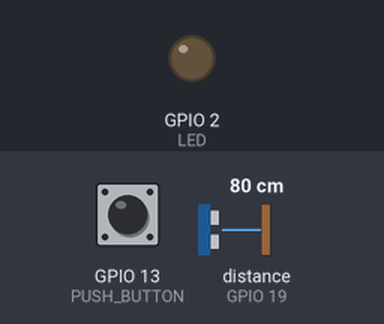
Recording of a sketch running on a simulated ESP32. Shown: output pins drawn as LEDs (lit = HIGH). Wiring (inferred from the names in the program): ultrasonic range finder: trigger GPIO 23; echo GPIO 19. Dashed ring = blinking. The inputs (shaded band) are chosen by the test bench; at power-on: GPIO 13 (PUSH_BUTTON) HIGH, distance to the obstacle (sensor on GPIO 19) 80 cm. The echo pulse lasts 58.3 µs per cm; WiFi joins after 1.5 s; servers stay silent unless stated; the local clock reads 2024-03-15 10:24:30 at power-on unless the sketch sets it; no MQTT or app messages arrive unless stated; pins used as bus, display or sensor lines are not drawn; what the sketch prints to the serial monitor is not drawn.

Above: at 2.7 s.
2.8 s: GPIO 13 (PUSH_BUTTON) pulled LOW for 0.15 s
4.4 s: distance to the obstacle (sensor on GPIO 19) set to 85 cm
At 4.61 s:
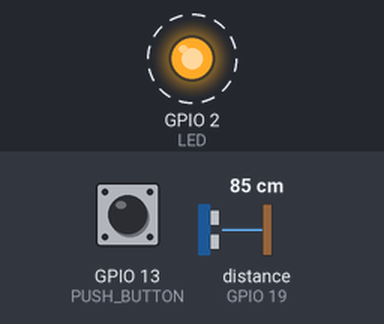
7.4 s: distance to the obstacle (sensor on GPIO 19) set to 2 cm
At 9.1 s:
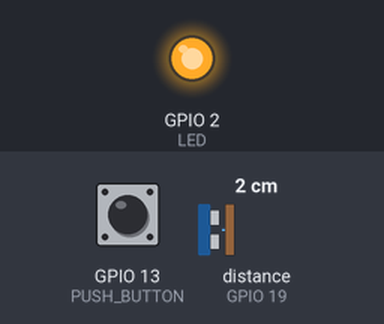
9.4 s: GPIO 13 (PUSH_BUTTON) pulled LOW for 1 s
At 9.8 s:
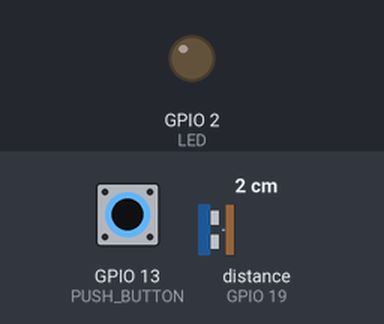
11.9 s: GPIO 13 (PUSH_BUTTON) pulled LOW for 3.2 s
At 13.1 s:
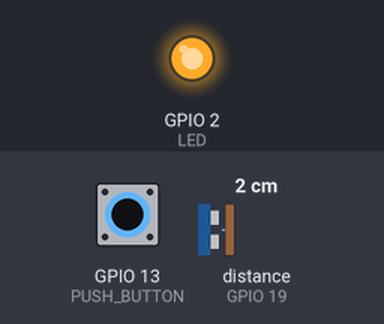
Timing chart, 0 to 14.9 s (numbered marks = the images above; inputs shaded):
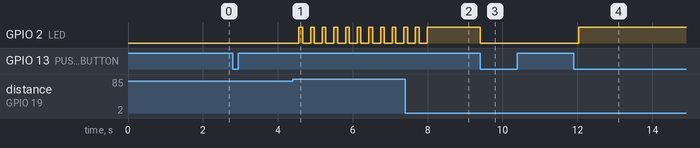

Measured:
- the behaviour switches between 82 and 83 cm on distance to the obstacle (sensor on GPIO 19) (found by bisection; images 0 and 1)
- after the input at 2.8 s, every drawn part: stays the same
- after the input at 4.4 s, GPIO 2 (LED): alternates HIGH for 0.10 s and LOW for 0.21 s, starting after 0.16 s
- after the input at 7.4 s, GPIO 2 (LED): goes on until 8.0 s, then stays HIGH
- after the input at 9.4 s, GPIO 2 (LED): HIGH → LOW at once
- after the input at 11.9 s, GPIO 2 (LED): LOW → HIGH after 0.13 s

The sketch:

Code.ino
```cpp
// ----------------- Import Library --------------------
#include <WiFi.h>
#include <time.h>
#include <DS3231.h>
#include <Wire.h>
#include <PubSubClient.h>

#include "config.h"

// Config format
/*
    // NodeRED MQTT server
    const char* noderedServer = "";
    const int noderedMQTTPort = 1883;

    // NetPie MQTT Server
    const char* netpieServer = "broker.netpie.io";
    const int netpiePort = 1883;
    const char* netpieClientID = ""; //Client ID
    const char* netpieUser = ""; //Token
    const char* netpiePassword = ""; //Secret

    // (WiFi) Variables
    char ssid[] = "";
    char pass[] = "";
*/

// -----------------------------------------------------

// ------------------- DEFINE PIN ----------------------
#define LED 2

#define ULTRA_ECHO 19
#define ULTRA_TRIG 23

#define PUSH_BUTTON 13
// -----------------------------------------------------

// ------------------- For Wifi -----------------------
bool wifiConnected = true;
// -----------------------------------------------------

// ------------------- For RTC ---------------------------
const char* ntpServer = "th.pool.ntp.org";
const long  gmtOffset_sec = 3600 * 7; //UTC +7.00
const int   daylightOffset_sec = 0; //0 means no DST observed; otherwise, 3600.

DS3231  rtc;

bool h12Format;
bool ampm;
bool centuryRollover;

struct tm timeinfo;
String dateTimeString;
// -----------------------------------------------------

// ------------------- For MQTT -----------------------
WiFiClient noderedClient;
PubSubClient noderedclient(noderedClient);

WiFiClient netpieClient;
PubSubClient netpieclient(netpieClient);
bool netpieFrag = false;
long now, lastMSG = 0;
// -----------------------------------------------------

// -------------------- For FSM -----------------------
#define STATE_OFF 0
#define STATE_ON 1

#define STATE_DETECTING 0
#define STATE_DETECTED 1
#define STATE_ERROR 2

#define STATE_CHANGE_ALLOWED_ERROR_CM 2
#define STATE_CHANGE_THRESHOLD_CM 10
float duration_us, distance_cm;
float initialUltrasonicDistanceCM;

int mainState = STATE_OFF;
int ultrasonicState = STATE_DETECTING;

// toggleMainState: For detemining whether the ultrasonic should be active or not
//   Purpose: Reduce power consumption
void IRAM_ATTR toggleMainState()
{
  mainState = (mainState == STATE_ON)?STATE_OFF:STATE_ON;
  digitalWrite(LED, LOW);
  ultrasonicState = STATE_DETECTING;
}
// -----------------------------------------------------

void setup() {

  Serial.begin(115200);
  // ------------------------ Set-up Wifi -----------------------
  Wire.begin();
  //connect to WiFi
  Serial.printf("Connecting to %s ", ssid);
  WiFi.mode(WIFI_STA);
  WiFi.begin(ssid, pass);
  while (WiFi.status() != WL_CONNECTED) {
      delay(500);
      Serial.print(".");
  }
  Serial.println(" CONNECTED");
  Serial.print("IP Address: ");
  Serial.println(WiFi.localIP());
  // ------------------------------------------------------------------

  // ------------------------ Set-up RTC -----------------------
  //init and get the time
  configTime(gmtOffset_sec, daylightOffset_sec, ntpServer);

  if(!getLocalTime(&timeinfo)){
    Serial.println("Failed to obtain time");
    return;
  }
  rtc.enableOscillator(true, true, 1);
  rtc.setClockMode(h12Format); //24-h format
  rtc.setDoW(timeinfo.tm_wday);
  rtc.setHour(timeinfo.tm_hour);
  rtc.setMinute(timeinfo.tm_min);
  rtc.setSecond(timeinfo.tm_sec);
  rtc.setDate(timeinfo.tm_mday);
  rtc.setMonth(timeinfo.tm_mon + 1); //Month from NTP starts from zero
  rtc.setYear(timeinfo.tm_year - 100); //Year from NTP is an offset from 1900
  // ------------------------------------------------------------------

  // --------------------------- Set-up Pins---------------------------
  pinMode(LED, OUTPUT);
  pinMode(PUSH_BUTTON, INPUT_PULLUP);

  pinMode(ULTRA_ECHO, INPUT);
  pinMode(ULTRA_TRIG, OUTPUT);
  // ------------------------------------------------------------------

  // -------------------------- Set-up Interupt------------------------
  attachInterrupt(PUSH_BUTTON, toggleMainState, FALLING);
  // ------------------------------------------------------------------

  // -------------------------- Set-up MQTT---------------------------
  noderedclient.setServer(noderedServer, noderedMQTTPort); //mqtt server and port
  netpieclient.setServer(netpieServer, netpiePort); //mqtt server and port
  // ------------------------------------------------------------------

  // ------------------ Initiate Ultrasonic Distance ------------------
  digitalWrite(ULTRA_TRIG, HIGH);
  delayMicroseconds(10);
  digitalWrite(ULTRA_TRIG, LOW);

  duration_us = pulseIn(ULTRA_ECHO, HIGH);
  initialUltrasonicDistanceCM = 0.017 * duration_us;
  if(initialUltrasonicDistanceCM < STATE_CHANGE_THRESHOLD_CM){
      ultrasonicState = STATE_ERROR;
  }
  // ------------------------------------------------------------------
}

void loop() {

  if (!noderedclient.connected()) {
    reconnectNodeRed();
  }
  noderedclient.loop();

  if (!netpieclient.connected()){
    netpieReconnect();
  }
  netpieclient.loop();

  dateTimeString = "20" + (String)rtc.getYear() + "/" + (String)rtc.getMonth(centuryRollover) + "/" + (String)rtc.getDate() + "---" + (String)rtc.getHour(h12Format, ampm) + "-" + (String)rtc.getMinute() + "-" + (String)rtc.getSecond();

  switch(mainState){
    case(STATE_OFF):
      break;
    case(STATE_ON):
      Serial.print("Current Ultrasonic State: ");
      if(ultrasonicState == STATE_DETECTING){
        Serial.println("Detecting");
      }
      else if(ultrasonicState == STATE_DETECTED){
        Serial.println("Detected");
      }
      else if(ultrasonicState == STATE_ERROR){
        Serial.println("Error");
      }

      Serial.print("Initial distance: " );
      Serial.print(initialUltrasonicDistanceCM);
      Serial.println(" cm");

      digitalWrite(ULTRA_TRIG, HIGH);
      delayMicroseconds(10);
      digitalWrite(ULTRA_TRIG, LOW);

      duration_us = pulseIn(ULTRA_ECHO, HIGH);
      distance_cm = 0.017 * duration_us;

      Serial.print("distance: " );
      Serial.print(distance_cm);
      Serial.println(" cm");

      switch(ultrasonicState){
        case(STATE_DETECTING):
          digitalWrite(LED,LOW);
          if(distance_cm < initialUltrasonicDistanceCM - STATE_CHANGE_THRESHOLD_CM){
            changeUltrasonicState(STATE_DETECTED);
          }
          else if(distance_cm > initialUltrasonicDistanceCM + STATE_CHANGE_ALLOWED_ERROR_CM){
            changeUltrasonicState(STATE_ERROR);
          }
          break;
        case(STATE_DETECTED):
          digitalWrite(LED,HIGH);
          if(distance_cm >= initialUltrasonicDistanceCM - STATE_CHANGE_ALLOWED_ERROR_CM && distance_cm <= initialUltrasonicDistanceCM + STATE_CHANGE_ALLOWED_ERROR_CM){
            changeUltrasonicState(STATE_DETECTING);
          }
          else if(distance_cm > initialUltrasonicDistanceCM + STATE_CHANGE_ALLOWED_ERROR_CM){
            changeUltrasonicState(STATE_ERROR);
          }
          break;
        case(STATE_ERROR):
          digitalWrite(LED,HIGH);
          delay(100);
          digitalWrite(LED,LOW);
          delay(100);
          if(distance_cm >= initialUltrasonicDistanceCM - STATE_CHANGE_ALLOWED_ERROR_CM && distance_cm <= initialUltrasonicDistanceCM + STATE_CHANGE_ALLOWED_ERROR_CM){
            changeUltrasonicState(STATE_DETECTING);
          }
          else if(distance_cm < initialUltrasonicDistanceCM - STATE_CHANGE_THRESHOLD_CM){
            changeUltrasonicState(STATE_DETECTED);
          }
          break;
      }
      break;
  }
  delay(100);
}

void changeUltrasonicState(int state){
  ultrasonicState = state;
  String message;
  String netpieOutput;
  switch(state){
    case STATE_DETECTING:
      message = "Detecting";
      break;
    case STATE_DETECTED:
      message = "Detected";
      break;
    case STATE_ERROR:
      message = "Error";
      break;
  }
  netpieOutput = "{\"data\": {\"status\":\"" + message + "\", \"dateTime\":\"" + dateTimeString + "\"}}";
  Serial.println(netpieOutput);
  int lenNetPie = netpieOutput.length() + 1;
  char bufNetPie[lenNetPie];
  netpieOutput.toCharArray(bufNetPie, lenNetPie);
  netpieclient.publish("@shadow/data/update", bufNetPie);

  message += "|" + dateTimeString;

  int lenNodeRED = message.length() + 1;
  char bufNodeRED[lenNodeRED];
  message.toCharArray(bufNodeRED,lenNodeRED);

  Serial.println(message);

  noderedclient.publish("P2/StateChange", bufNodeRED);
}

void reconnectNodeRed() {
  // Loop until we're reconnected
  while (!noderedclient.connected()) {
    Serial.print("Attempting MQTT connection...");
    // Attempt to connect
    if (noderedclient.connect("esp32 Client")) {
      Serial.println("connected");
      // Subscribe
    } else {
      Serial.print("failed, rc=");
      Serial.print(noderedclient.state());
      Serial.println(" try again in 5 seconds");
      // Wait 5 seconds before retrying
      delay(5000);
    }
  }
}

void netpieReconnect(){
  while(!netpieclient.connected()){
    Serial.println("Connecting to NetPie...");
    if (netpieclient.connect(netpieClientID, netpieUser, netpiePassword )) {
      Serial.println("connected");
    } else {
      Serial.print("failed with state ");
      Serial.print(netpieclient.state());
      delay(2000);
    }
  }
}
```

config.h
```cpp
const char* noderedServer = "";
const int noderedMQTTPort = 1883;

/* NetPie MQTT Server */
const char* netpieServer = "broker.netpie.io";
const int netpiePort = 1883;
const char* netpieClientID = ""; //Client ID
const char* netpieUser = ""; //Token
const char* netpiePassword = ""; //Secret

/* (WiFi) Variables */
char ssid[] = "";
char pass[] = "";
```
